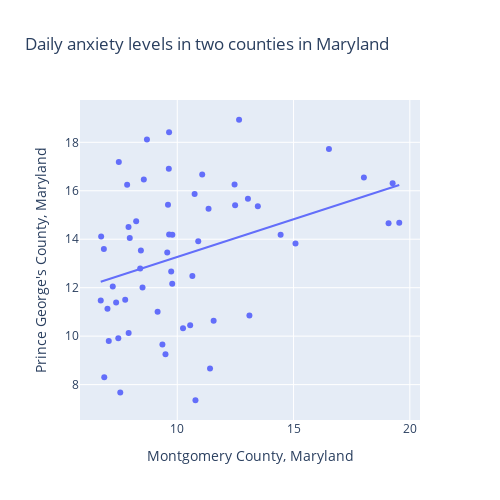

Notebook source saved alongside this figure:
### Code cell
px_fig = px.scatter(mc_pg_wide, 
                    x="Montgomery County, Maryland", 
                    y="Prince George's County, Maryland",
                    height=500,
                    width= 500,
                    title = 'Daily anxiety levels in two counties in Maryland',
                    # adds the OLS line of best fit
                    trendline='ols'
                 # uncomment to draw marginal histograms:
                  # , marginal_x='histogram' 
                  #  ,  marginal_y='histogram' 
                   )

px_fig.show()

### Figure 1 — Plotly figure (JSON) as saved in the notebook; plotly's stock layout.template omitted (floating-point values rounded to 4 significant figures)
{"data": [{"hovertemplate": "Montgomery County, Maryland=%{x}<br>Prince George's County, Maryland=%{y}<extra></extra>", "legendgroup": "", "marker": {"color": "#636efa", "symbol": "circle"}, "mode": "markers", "name": "", "orientation": "v", "showlegend": false, "type": "scatter", "x": [8.696, 9.636, 6.727, 7.845, 8.233, 6.844, 7.487, 7.91, 7.761, 8.437, 6.999, 8.406, 9.569, 8.506, 7.372, 7.227, 7.055, 7.465, 7.55, 6.861, 6.71, 9.783, 9.738, 10.9, 14.44, 12.66, 10.75, 11.07, 10.65, 10.56, 10.25, 9.361, 9.493, 11.41, 10.78, 11.56, 13.1, 12.49, 11.35, 9.601, 8.562, 9.648, 9.65, 13.04, 15.08, 19.09, 19.54, 19.26, 16.52, 18.02, 12.46, 13.46, 9.788, 7.905, 7.958, 9.154], "xaxis": "x", "y": [18.11, 16.91, 14.12, 16.25, 14.74, 13.6, 17.19, 10.13, 11.5, 13.54, 11.13, 12.79, 13.45, 12.01, 11.39, 12.05, 9.804, 9.912, 7.671, 8.306, 11.47, 12.17, 12.67, 13.92, 14.18, 18.93, 15.87, 16.67, 12.49, 10.45, 10.32, 9.66, 9.258, 8.669, 7.355, 10.64, 10.85, 15.4, 15.26, 15.43, 16.47, 18.42, 14.19, 15.67, 13.82, 14.66, 14.68, 16.31, 17.72, 16.55, 16.26, 15.36, 14.18, 14.51, 14.05, 11.01], "yaxis": "y"}, {"hovertemplate": "<b>OLS trendline</b><br>Prince George's County, Maryland = 0.310898 * Montgomery County, Maryland + 10.1612<br>R<sup>2</sup>=0.124810<br><br>Montgomery County, Maryland=%{x}<br>Prince George's County, Maryland=%{y} <b>(trend)</b><extra></extra>", "legendgroup": "", "marker": {"color": "#636efa", "symbol": "circle"}, "mode": "lines", "name": "", "showlegend": false, "type": "scatter", "x": [6.71, 6.727, 6.844, 6.861, 6.999, 7.055, 7.227, 7.372, 7.465, 7.487, 7.55, 7.761, 7.845, 7.905, 7.91, 7.958, 8.233, 8.406, 8.437, 8.506, 8.562, 8.696, 9.154, 9.361, 9.493, 9.569, 9.601, 9.636, 9.648, 9.65, 9.738, 9.783, 9.788, 10.25, 10.56, 10.65, 10.75, 10.78, 10.9, 11.07, 11.35, 11.41, 11.56, 12.46, 12.49, 12.66, 13.04, 13.1, 13.46, 14.44, 15.08, 16.52, 18.02, 19.09, 19.26, 19.54], "xaxis": "x", "y": [12.25, 12.25, 12.29, 12.29, 12.34, 12.35, 12.41, 12.45, 12.48, 12.49, 12.51, 12.57, 12.6, 12.62, 12.62, 12.64, 12.72, 12.77, 12.78, 12.81, 12.82, 12.86, 13.01, 13.07, 13.11, 13.14, 13.15, 13.16, 13.16, 13.16, 13.19, 13.2, 13.2, 13.35, 13.44, 13.47, 13.5, 13.51, 13.55, 13.6, 13.69, 13.71, 13.76, 14.04, 14.04, 14.1, 14.21, 14.23, 14.35, 14.65, 14.85, 15.3, 15.77, 16.09, 16.15, 16.24], "yaxis": "y"}], "layout": {"height": 500, "legend": {"tracegroupgap": 0}, "title": {"text": "Daily anxiety levels in two counties in Maryland"}, "width": 500, "xaxis": {"anchor": "y", "domain": [0, 1], "title": {"text": "Montgomery County, Maryland"}}, "yaxis": {"anchor": "x", "domain": [0, 1], "title": {"text": "Prince George's County, Maryland"}}}}
